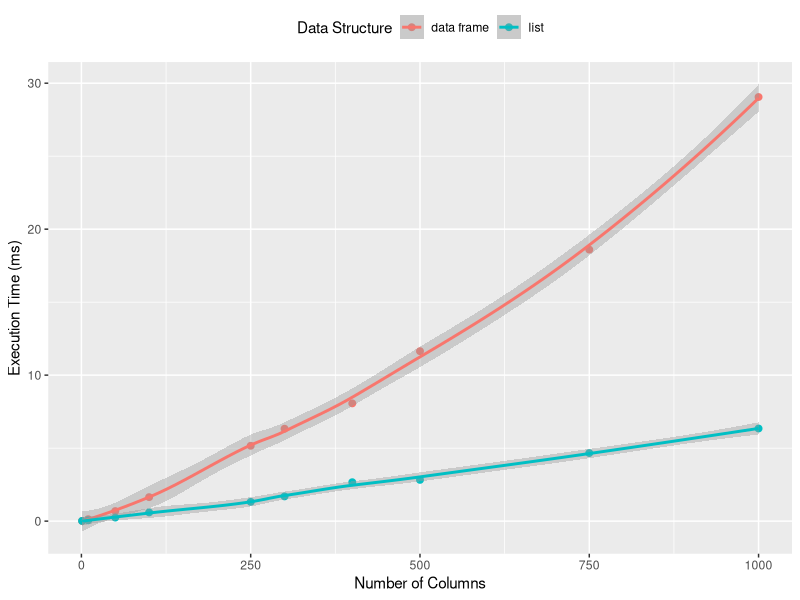

Generate this figure with R:

## Q1 https://adv-r.hadley.nz/names-values.html#quiz

df <- data.frame(runif(3), runif(3))
names(df) <- c(1, 2)

## backtikst pozwalają na wykorysztanie liczba jako nazyw kolumn
df$`3` <- df$`1` + df$`2`

## Bez tego trzebabyloby to obejsc w ten sposób
df$blal <- df[,1] + df[,2]
names(df) <- c(1, 2, 3)

# install.packages('lobstr')
library(lobstr)

x <- c(1, 2, 3)
y <- x

# The object, or value, doesn’t have a name; it’s actually the name that has a value.

# Adres w pamięci
obj_addr(x)

# Ten sam adres. R przypisyje
obj_addr(x) == obj_addr(y)

## 2.2.1 Non-syntactic names

a <- 1:10
b <- a
c <- b
d <- 1:10

list_of_names <- list(a, b, c, d)
obj_addrs(list_of_names)

# The following code accesses the mean function in multiple ways. 
# Do they all point to the same underlying function object? Verify this with lobstr::obj_addr().

mean_functions <- list(
  mean,
  base::mean,
  get("mean"),
  evalq(mean),
  match.fun("mean")
)

unique(obj_addrs(mean_functions))

## 2.3 Copy-on-modify

x <- c(1, 2, 3)
cat(tracemem(x), "\n") # Włącza sledzenie adresu obiektu przypisanego pod X

y <- x
y[[3]] <- 4

# No copy-on-modify
z <- x
z <- c(z,1)

untracemem(x) # wyłacza śledzenie adresu

## 2.3.2 Function calls

## 2.3.3 Lists

l1 <- list(1, 2, 3)
ref(l1)

l2 <- l1
ref(l2)

l2[[3]] <- 4
ref(l2)

# 2.3.4 Data frames

d1 <- data.frame(x = c(1, 5, 6), y = c(2, 4, 3))


x <- c("a", "a", "abc", "d")
ref(x, character = TRUE)

## 2.3.6 Exercises

x <- c(1L, 2L, 3L)
tracemem(x)

x[[3]] <- 4


x <- list(1:10)
x[[2]] <- x



## 2.4 Object size

# Sprawdzenie ile miejsca zajmuje dany obiekt

obj_size(letters)

x <- runif(1e6)
obj_size(x)
#> 8,000,048 B

y <- list(x, x, x)
obj_size(y)
#> 8,000,128 B


## EXERCISE

base_pkgs <- c(
  "package:stats", "package:graphics", "package:grDevices",
  "package:utils", "package:datasets", "package:methods",
  "package:base"
)

lapply(base_pkgs, as.environment)

## 2.5 Modify-in-place

x <- data.frame(matrix(runif(5 * 1e4), ncol = 5))
medians <- vapply(x, median, numeric(1))

cat(tracemem(x), "\n")
for (i in seq_along(medians)) {
  x[[i]] <- x[[i]] - medians[[i]]
}

y <- as.list(x)

## 2.5.2 Environments
e1 <- rlang::env(a = 1, b = 2, c = 3)


x <- list()
x[[1]] <- x

# Excercise
create_random_df <- function(nrow, ncol) {
  random_matrix <- matrix(runif(nrow * ncol), nrow = nrow)
  as.data.frame(random_matrix)
}

create_random_df(2, 2)
#>      V1     V2
#> 1 0.972 0.0116
#> 2 0.849 0.4339


subtract_df <- function(x, medians) {
for (i in seq_along(medians)) {
  x[[i]] <- x[[i]] - medians[[i]]
}
x
}

subtract_list <- function(x, medians) {
  x <- as.list(x)
  x <- subtract_df(x, medians)
  list2DF(x)
}


benchmark_medians <- function(ncol) {
  df <- create_random_df(nrow = 1e4, ncol = ncol)
  medians <- vapply(df, median, numeric(1), USE.NAMES = FALSE)
  
  bench::mark(
    "data frame" = subtract_df(df, medians),
    "list" = subtract_list(df, medians),
    time_unit = "ms"
  )
}

benchmark_medians(1)
#> # A tibble: 2 x 6
#>   expression    min median `itr/sec` mem_alloc `gc/sec`
#>   <bch:expr>  <dbl>  <dbl>     <dbl> <bch:byt>    <dbl>
#> 1 data frame 0.0419 0.0740    12450.     344KB     11.2
#> 2 list       0.0543 0.125      7866.     156KB     16.4

results <- bench::press(
  ncol = c(1, 10, 50, 100, 250, 300, 400, 500, 750, 1000),
  benchmark_medians(ncol)
)
#> Running with:
#>     ncol
#>  1     1
#>  2    10
#>  3    50
#>  4   100
#>  5   250
#>  6   300
#>  7   400
#>  8   500
#>  9   750
#> 10  1000

library(ggplot2)

ggplot(
  results,
  aes(ncol, median, col = attr(expression, "description"))
) +
  geom_point(size = 2) +
  geom_smooth() +
  labs(
    x = "Number of Columns",
    y = "Execution Time (ms)",
    colour = "Data Structure"
  ) +
  theme(legend.position = "top")
#> `geom_smooth()` using method = 'loess' and formula 'y ~ x'
